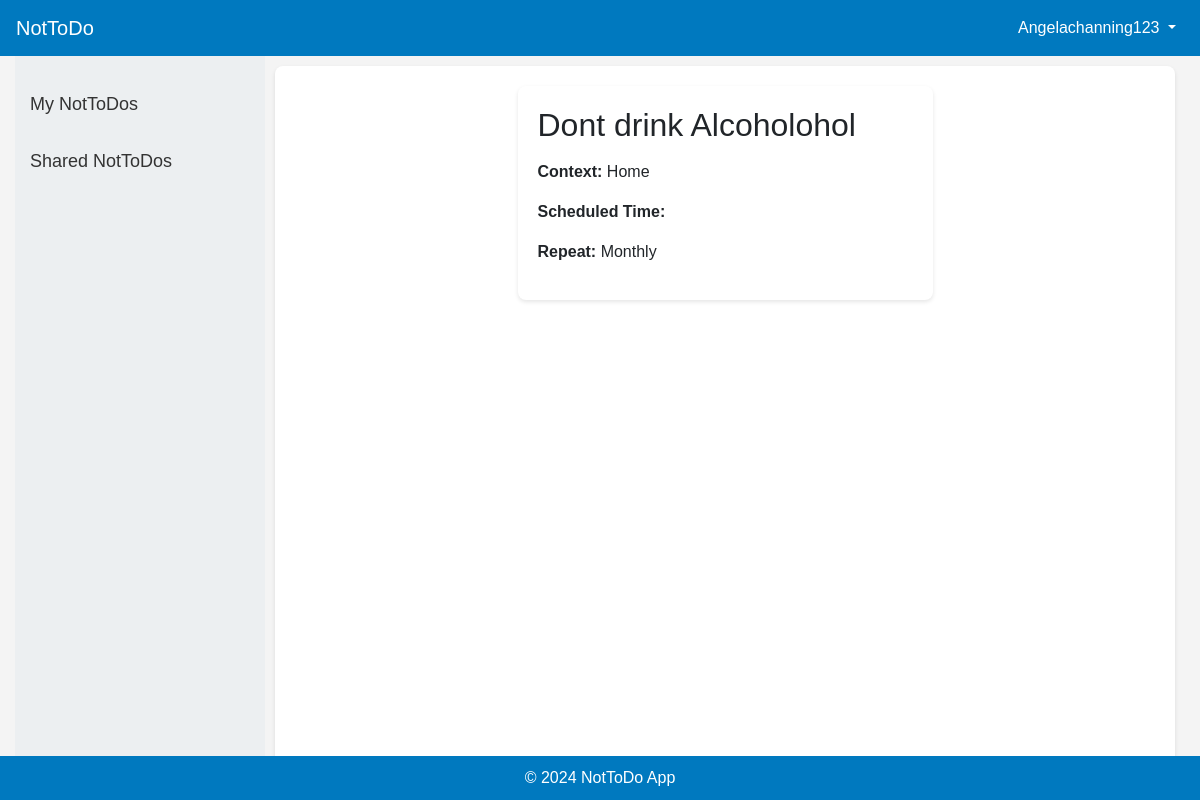
Page /nottodos/80/ (signed in) on the committed database.
### nottodo/models.py (models this page shows, shortened)
class NotToDo(models.Model):
    user = models.ForeignKey(User, on_delete=models.CASCADE)
    title = models.CharField(max_length=255)
    description = models.TextField(blank=True, null=True)
    context = models.CharField(max_length=50, choices=[('Home', 'Home'), ('Work', 'Work'), ('Other', 'Other')])
    scheduled_start_time = models.DateTimeField(blank=True, null=True)
    scheduled_end_time = models.DateTimeField(blank=True, null=True)
    repeat = models.CharField(max_length=50, choices=[('None', 'None'), ('Daily', 'Daily'), ('Weekly', 'Weekly'), ('Monthly', 'Monthly')], default='None')
    created_at = models.DateTimeField(default=timezone.now)
    updated_at = models.DateTimeField(auto_now=True)

### nottodo/views.py (the view)
# urls.py: path('nottodos/<int:pk>/', views.view_nottodo, name='view_nottodo'),
@login_required
def view_nottodo(request, pk):
    nottodo = get_object_or_404(NotToDo, pk=pk, user=request.user)
    return render(request, 'view_nottodo.html', {'nottodo': nottodo})

### nottodo/templates/view_nottodo.html (shortened to what this page needs)
{% extends 'base.html' %}
{% block content %}
<div class="row">
    <div class="col-md-6 offset-md-3">
        <div class="form-frame">
            <h2>{{ nottodo.title }}</h2>
            <p><strong>Context:</strong> {{ nottodo.context }}</p>
            <p><strong>Scheduled Time:</strong> {{ nottodo.scheduled_time }}</p>
            <p><strong>Repeat:</strong> {{ nottodo.get_repeat_display }}</p>
        </div>
    </div>
</div>
{% endblock %}

### nottodo/templates/base.html (shortened to what this page needs)
<!DOCTYPE html>
<html lang="en">
<head>
    <link rel="stylesheet" href="https://stackpath.bootstrapcdn.com/bootstrap/4.3.1/css/bootstrap.min.css">
    {% load static %}
    <link rel="stylesheet" href="{% static 'nottodo.css' %}">
    <link rel="stylesheet" href="https://cdnjs.cloudflare.com/ajax/libs/font-awesome/6.0.0-beta3/css/all.min.css">
    <link rel="stylesheet" href="https://cdnjs.cloudflare.com/ajax/libs/fullcalendar/3.10.2/fullcalendar.min.css">
    <link rel="stylesheet" href="https://cdn.jsdelivr.net/npm/flatpickr/dist/flatpickr.min.css">
</head>
<body>
    <nav class="navbar navbar-expand-lg">
        <a class="navbar-brand" href="{% url 'home' %}">NotToDo</a>
        <div class="collapse navbar-collapse" id="navbarNav">
            <ul class="navbar-nav ml-auto">
                {% if user.is_authenticated %}
                <li class="nav-item dropdown">
                    <a class="nav-link dropdown-toggle" href="#" id="navbarDropdown" role="button" data-toggle="dropdown" aria-haspopup="true" aria-expanded="false">
                        {{ user.username }}
                    </a>
                </li>
                {% endif %}
            </ul>
        </div>
    </nav>
    <div class="container-fluid">
        <div class="sidebar">
            <a href="{% url 'list_nottodos' %}">My NotToDos</a>
            <a href="{% url 'list_shared_nottodos' %}">Shared NotToDos</a>
        </div>
        <div class="main-content">
            {% block content %}
            {% endblock %}
        </div>
    </div>
    <footer class="footer">
        <div class="container">
            <span>&copy; 2024 NotToDo App</span>
        </div>
    </footer>
</body>
</html>

### nottodo/static/nottodo.css (style rules this page uses)
body { font-family: 'Arial', sans-serif; background-color: #f4f4f4; margin: 0; padding: 0; display: flex; flex-direction: column; min-height: 100vh; }
.navbar { background-color: #0079bf; color: white; }
.navbar a.navbar-brand, .navbar a.nav-link { color: white !important; }
.container-fluid { display: flex; flex: 1; height: 100%; }
.sidebar { width: 250px; background-color: #eceff1; padding-top: 20px; }
.sidebar a { padding: 15px; text-decoration: none; font-size: 18px; color: #333; display: block; }
.main-content { flex: 1; padding: 20px; background-color: #fff; margin: 10px; box-shadow: 0 2px 4px rgba(0,0,0,0.1); border-radius: 8px; overflow-y: auto; }
.footer { background-color: #0079bf; color: white; text-align: center; padding: 10px 0; position: fixed; bottom: 0; width: 100%; }
.form-frame { padding: 20px; background-color: white; border-radius: 8px; box-shadow: 0 2px 4px rgba(0,0,0,0.1); }

### rows in the picture
NotToDo: title "Dont drink Alcoholohol", context "Home", repeat "Monthly"

### other values in the picture
{{ user.username }} "Angelachanning123"
